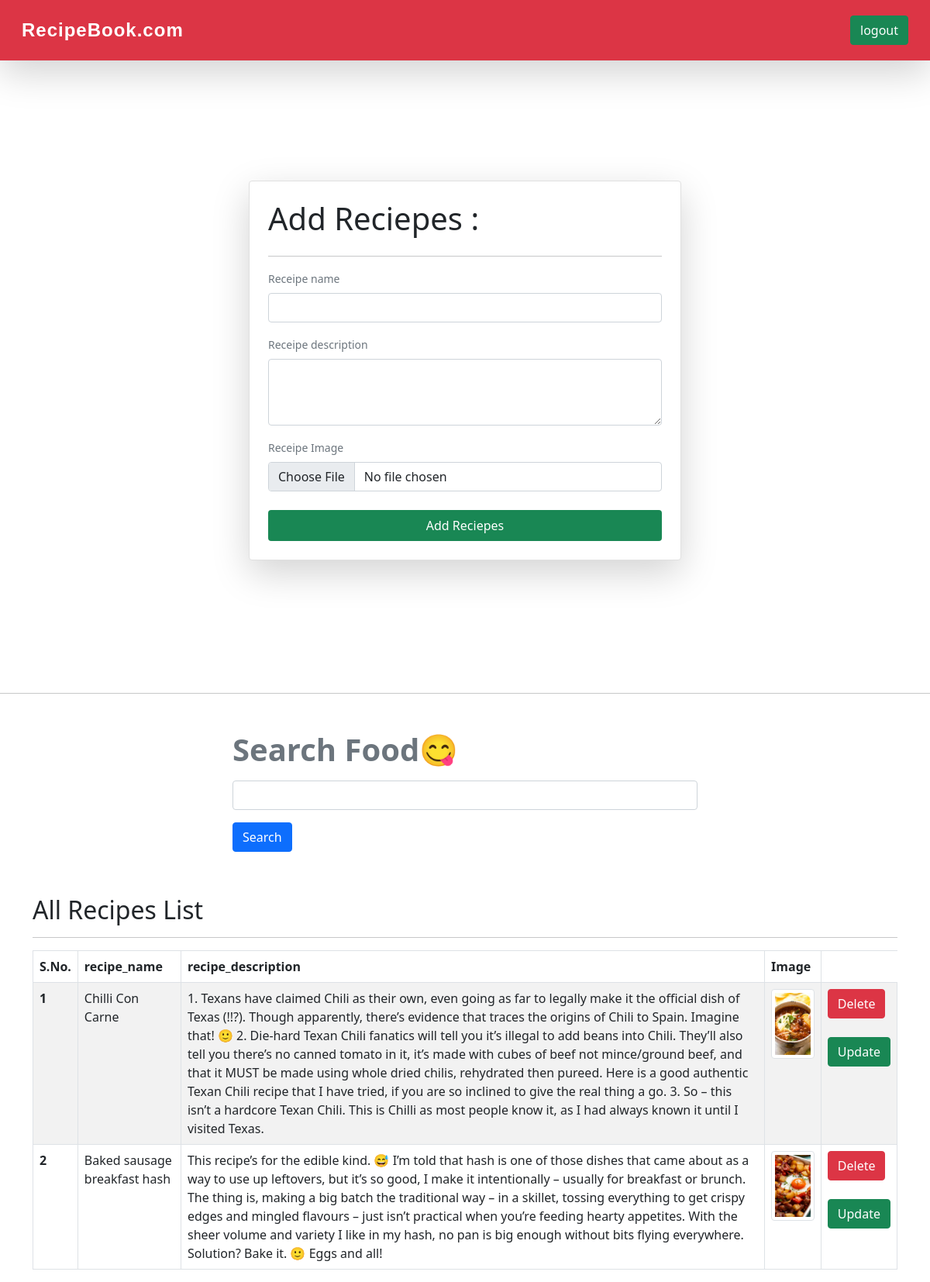
Page /recipes/ (signed in) on the committed database.
### vege/models.py (models this page shows)
class Recipe(models.Model):
    user = models.ForeignKey(User , on_delete=models.SET_NULL, null=True , blank=True)
    recipe_name = models.CharField(max_length = 100)
    recipe_description = models.TextField()
    recipe_image = models.ImageField(upload_to = 'Recipe')
    recipe_view_count = models.IntegerField(default=1)

### vege/views.py (the view, shortened to what this page needs)
# urls.py: path('recipes/', recipes , name = "recipes"),
@login_required(login_url='/login/')
def recipes(request):
    queryset = Recipe.objects.all()
    if request.GET.get('search'):
        queryset = queryset.filter(recipe_name__icontains = request.GET.get('search'))
    context = { 'recipes': queryset}
    return render(request,'recipes.html',context)

### vege/templates/recipes.html (shortened to what this page needs)
{% extends "base.html" %}
{% block start %}
<div class="container d-flex justify-content-center align-items-center min-vh-100">
  <form class="col-12 col-md-8 col-lg-6 card p-4 shadow-lg" style="border: 1px solid #e0e0e0; background-color: #ffffff;" method="post" enctype="multipart/form-data">
     <h1>Add Reciepes : </h1>
     <hr>
    <div class="mb-3">
      <label class="form-label text-muted" style="font-size: 14px;">Receipe name</label>
      <input name="recipe_name" type="text" class="form-control" required>
    </div>
    <div class="mb-3">
      <label  class="form-label text-muted" style="font-size: 14px;">Receipe description</label>
      <textarea name=recipe_description class="form-control" rows="3" required></textarea>
    </div>
    <div class="mb-4">
      <label class="form-label text-muted" style="font-size: 14px;">Receipe Image</label>
      <input name="recipe_image" type="file" class="form-control">
    </div>
    <button type="submit" class="btn btn-success w-100 py-2" style="border: none; font-weight: 500;">Add Reciepes</button>
  </form>
</div>
<hr>
<div class="mt-5">
    <div class="mx-auto col-6">
     <form>
        <div class="mb-3">
          <label class="mb-2 form-label text-muted" style="font-size: 14px;"><h1><b>Search Food😋</b></h1> </label>
          <input name="search" ,value="{{recipe.recipe_name}}" type="text" class="mb-2 form-control">
        </div>
        <button type="submit" class="mb-2 btn btn-primary">Search</button>
      </form>
    </div>
  </div>
<div class="container mt-5">
  <h2>All Recipes List</h2>
  <hr>
  <table class="table table-bordered table-striped table-hover">
  <thead>
    <tr>
      <th scope="col">S.No.</th>
      <th scope="col">recipe_name</th>
      <th scope="col">recipe_description</th>
      <th scope="col">Image</th>
    </tr>
  </thead>
  <tbody>
    {% for recipe in recipes %}
    <tr>
      <th scope="row">{{forloop.counter}}</th>
      <td>{{recipe.recipe_name}}</td>
      <td>{{recipe.recipe_description}}</td>
      <td>
        {% if recipe.recipe_image %}
             <a href="{{ recipe.recipe_image.url }}" target="_blank">
                 <img src="{{ recipe.recipe_image.url }}" alt="Recipe" style="width: 90px; height: 90px; object-fit: cover;" class="img-thumbnail">
             </a>
        {% else %}
            <span class="text-muted">No Image</span>
        {% endif %}
      </td>
      <td>
        <a href="/delete-recipe/{{recipe.id}}/" class="btn btn-danger">Delete</a><br><br>
        <a href="/update-recipe/{{recipe.id}}/" class="btn btn-success">Update</a>
       </td>
    </tr>
    {% endfor %}
  </tbody>
</table>
</div>
{% endblock %}

### home/templates/base.html (shortened to what this page needs)
<!DOCTYPE html>
<html lang="en">
<head>
    <link href="https://cdn.jsdelivr.net/npm/bootstrap@5.0.2/dist/css/bootstrap.min.css" rel="stylesheet">
    <link href="https://googleapis.com" rel="stylesheet">
</head>
<body>
<nav class="navbar dark p-3 bg-danger shadow-lg">
  <div class="container-fluid">
    <a class="navbar-brand text-white" href="#" style="font-family: 'Poppins',sans-serif; font-weight: 800; font-size: 24px; letter-spacing: 1px" >RecipeBook.com</a>
    {% if request.user.is_authenticated %}
      <a href="/logout/" class="btn btn-success" type="submit">logout</a>
    {% else %}
    <a href="/login/" class="btn btn-success" type="'submit">Login</a>
    {% endif %}
</div>
</nav>
    {% block start %}
    {% endblock %}
</body>
</html>

### rows in the picture
Recipe: recipe_name "Chilli Con Carne", recipe_description "1. Texans have claimed Chili as their own, even going as far to legally make it the official dish of Texas (!!?). Though apparently, there’s evidence that traces the origins of Chili to Spain. Imagine that! 🙂 2. Die-hard Texan Chili fanatics will tell you it’s illegal to add beans into Chili. They’ll also tell you there’s no canned tomato in it, it’s made with cubes of beef not mince/ground beef, and that it MUST be made using whole dried chilis, rehydrated then pureed. Here is a good authentic Texan Chili recipe that I have tried, if you are so inclined to give the real thing a go. 3. So – this isn’t a hardcore Texan Chili. This is Chilli as most people know it, as I had always known it…", recipe_image (picture)
Recipe: recipe_name "Baked sausage breakfast hash", recipe_description "This recipe’s for the edible kind. 😅 I’m told that hash is one of those dishes that came about as a way to use up leftovers, but it’s so good, I make it intentionally – usually for breakfast or brunch. The thing is, making a big batch the traditional way – in a skillet, tossing everything to get crispy edges and mingled flavours – just isn’t practical when you’re feeding hearty appetites. With the sheer volume and variety I like in my hash, no pan is big enough without bits flying everywhere. Solution? Bake it. 🙂 Eggs and all!", recipe_image (picture)
